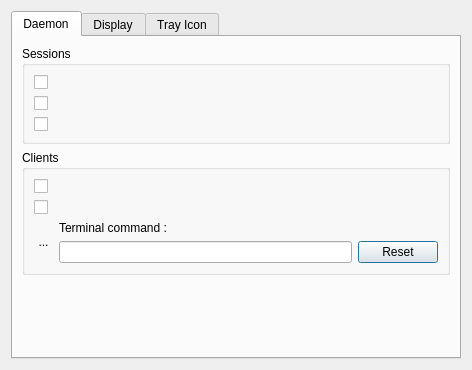
<?xml version="1.0" encoding="UTF-8"?>
<ui version="4.0">
 <class>dialogPreferences</class>
 <widget class="QDialog" name="dialogPreferences">
  <property name="geometry">
   <rect>
    <x>0</x>
    <y>0</y>
    <width>472</width>
    <height>370</height>
   </rect>
  </property>
  <property name="windowTitle">
   <string>Preferences</string>
  </property>
  <layout class="QHBoxLayout" name="horizontalLayout">
   <item>
    <widget class="QTabWidget" name="tabWidget">
     <property name="tabPosition">
      <enum>QTabWidget::North</enum>
     </property>
     <property name="tabShape">
      <enum>QTabWidget::Rounded</enum>
     </property>
     <property name="currentIndex">
      <number>0</number>
     </property>
     <property name="elideMode">
      <enum>Qt::ElideLeft</enum>
     </property>
     <property name="tabBarAutoHide">
      <bool>true</bool>
     </property>
     <widget class="QWidget" name="tabDaemon">
      <attribute name="icon">
       <iconset theme="daemon">
        <normaloff>.</normaloff>.</iconset>
      </attribute>
      <attribute name="title">
       <string>Daemon</string>
      </attribute>
      <layout class="QVBoxLayout" name="verticalLayout">
       <item>
        <widget class="QGroupBox" name="groupBoxSessions">
         <property name="title">
          <string>Sessions</string>
         </property>
         <layout class="QVBoxLayout" name="verticalLayout_6">
          <item>
           <widget class="QCheckBox" name="checkBoxBookmarks">
            <property name="text">
             <string/>
            </property>
           </widget>
          </item>
          <item>
           <widget class="QCheckBox" name="checkBoxAutoSnapshot">
            <property name="text">
             <string/>
            </property>
           </widget>
          </item>
          <item>
           <widget class="QCheckBox" name="checkBoxSessionScripts">
            <property name="text">
             <string/>
            </property>
           </widget>
          </item>
         </layout>
        </widget>
       </item>
       <item>
        <widget class="QGroupBox" name="groupBoxClients">
         <property name="title">
          <string>Clients</string>
         </property>
         <layout class="QVBoxLayout" name="verticalLayout_7">
          <item>
           <widget class="QCheckBox" name="checkBoxDesktopsMemory">
            <property name="text">
             <string/>
            </property>
           </widget>
          </item>
          <item>
           <widget class="QCheckBox" name="checkBoxGuiStates">
            <property name="text">
             <string/>
            </property>
           </widget>
          </item>
          <item>
           <layout class="QGridLayout" name="gridLayout">
            <item row="0" column="1">
             <widget class="QLabel" name="labelTerminalCommand">
              <property name="toolTip">
               <string>&lt;html&gt;&lt;head/&gt;&lt;body&gt;&lt;p&gt;Edit here the command used to run the program in a terminal.&lt;/p&gt;&lt;p&gt;NSM programs can be launched in a terminal modifying the NSM tab of their properties dialog.&lt;/p&gt;&lt;/body&gt;&lt;/html&gt;</string>
              </property>
              <property name="text">
               <string>Terminal command :</string>
              </property>
             </widget>
            </item>
            <item row="1" column="1">
             <widget class="QLineEdit" name="lineEditTerminalCommand"/>
            </item>
            <item row="1" column="2">
             <widget class="QPushButton" name="pushButtonResetTerminal">
              <property name="toolTip">
               <string>&lt;html&gt;&lt;head/&gt;&lt;body&gt;&lt;p&gt;Reset the terminal command to the default value.&lt;/p&gt;&lt;p&gt;The default terminal command depends on your desktop environment and on your installed terminals.&lt;/p&gt;&lt;/body&gt;&lt;/html&gt;</string>
              </property>
              <property name="text">
               <string>Reset</string>
              </property>
              <property name="icon">
               <iconset theme="edit-reset">
                <normaloff>.</normaloff>.</iconset>
              </property>
             </widget>
            </item>
            <item row="0" column="0" rowspan="2">
             <widget class="FakeToolButton" name="toolButtonTerminal">
              <property name="styleSheet">
               <string notr="true">QToolButton{border:none}</string>
              </property>
              <property name="text">
               <string>...</string>
              </property>
              <property name="icon">
               <iconset theme="utilities-terminal">
                <normaloff>.</normaloff>.</iconset>
              </property>
              <property name="iconSize">
               <size>
                <width>24</width>
                <height>24</height>
               </size>
              </property>
             </widget>
            </item>
           </layout>
          </item>
          <item>
           <layout class="QHBoxLayout" name="horizontalLayout_5"/>
          </item>
          <item>
           <layout class="QHBoxLayout" name="horizontalLayout_4"/>
          </item>
         </layout>
        </widget>
       </item>
       <item>
        <spacer name="verticalSpacer">
         <property name="orientation">
          <enum>Qt::Vertical</enum>
         </property>
         <property name="sizeHint" stdset="0">
          <size>
           <width>20</width>
           <height>40</height>
          </size>
         </property>
        </spacer>
       </item>
      </layout>
     </widget>
     <widget class="QWidget" name="tabDisplay">
      <attribute name="icon">
       <iconset theme="preferences-desktop-display">
        <normaloff>.</normaloff>.</iconset>
      </attribute>
      <attribute name="title">
       <string>Display</string>
      </attribute>
      <layout class="QVBoxLayout" name="verticalLayout_2">
       <item>
        <widget class="QCheckBox" name="checkBoxMenuBar">
         <property name="text">
          <string/>
         </property>
        </widget>
       </item>
       <item>
        <widget class="QCheckBox" name="checkBoxMessages">
         <property name="text">
          <string/>
         </property>
        </widget>
       </item>
       <item>
        <widget class="QCheckBox" name="checkBoxJackPatchbay">
         <property name="text">
          <string/>
         </property>
        </widget>
       </item>
       <item>
        <layout class="QHBoxLayout" name="horizontalLayout_2">
         <item>
          <spacer name="horizontalSpacer">
           <property name="orientation">
            <enum>Qt::Horizontal</enum>
           </property>
           <property name="sizeType">
            <enum>QSizePolicy::Maximum</enum>
           </property>
           <property name="sizeHint" stdset="0">
            <size>
             <width>40</width>
             <height>20</height>
            </size>
           </property>
          </spacer>
         </item>
         <item>
          <widget class="QPushButton" name="pushButtonPatchbayPreferences">
           <property name="text">
            <string>Show patchbay preferences</string>
           </property>
           <property name="icon">
            <iconset theme="preferences">
             <normaloff>.</normaloff>.</iconset>
           </property>
          </widget>
         </item>
         <item>
          <spacer name="horizontalSpacer_2">
           <property name="orientation">
            <enum>Qt::Horizontal</enum>
           </property>
           <property name="sizeHint" stdset="0">
            <size>
             <width>40</width>
             <height>20</height>
            </size>
           </property>
          </spacer>
         </item>
        </layout>
       </item>
       <item>
        <widget class="Line" name="line">
         <property name="orientation">
          <enum>Qt::Horizontal</enum>
         </property>
        </widget>
       </item>
       <item>
        <widget class="QCheckBox" name="checkBoxKeepFocus">
         <property name="text">
          <string/>
         </property>
        </widget>
       </item>
       <item>
        <widget class="Line" name="line_2">
         <property name="orientation">
          <enum>Qt::Horizontal</enum>
         </property>
        </widget>
       </item>
       <item>
        <widget class="QCheckBox" name="checkboxStartupDialogs">
         <property name="text">
          <string>Show startup dialog</string>
         </property>
        </widget>
       </item>
       <item>
        <layout class="QHBoxLayout" name="horizontalLayout_3">
         <item>
          <spacer name="horizontalSpacer_3">
           <property name="orientation">
            <enum>Qt::Horizontal</enum>
           </property>
           <property name="sizeType">
            <enum>QSizePolicy::Maximum</enum>
           </property>
           <property name="sizeHint" stdset="0">
            <size>
             <width>40</width>
             <height>20</height>
            </size>
           </property>
          </spacer>
         </item>
         <item>
          <widget class="QPushButton" name="pushButtonReappear">
           <property name="text">
            <string>Make reappear all dialog windows</string>
           </property>
           <property name="icon">
            <iconset theme="dialog-messages">
             <normaloff>.</normaloff>.</iconset>
           </property>
          </widget>
         </item>
         <item>
          <spacer name="horizontalSpacer_4">
           <property name="orientation">
            <enum>Qt::Horizontal</enum>
           </property>
           <property name="sizeHint" stdset="0">
            <size>
             <width>40</width>
             <height>20</height>
            </size>
           </property>
          </spacer>
         </item>
        </layout>
       </item>
       <item>
        <spacer name="verticalSpacer_2">
         <property name="orientation">
          <enum>Qt::Vertical</enum>
         </property>
         <property name="sizeHint" stdset="0">
          <size>
           <width>20</width>
           <height>40</height>
          </size>
         </property>
        </spacer>
       </item>
      </layout>
     </widget>
     <widget class="QWidget" name="tabTrayIcon">
      <attribute name="icon">
       <iconset theme="org.kde.plasma.systemtray">
        <normaloff>.</normaloff>.</iconset>
      </attribute>
      <attribute name="title">
       <string>Tray Icon</string>
      </attribute>
      <layout class="QVBoxLayout" name="verticalLayout_4">
       <item>
        <widget class="QGroupBox" name="groupBoxSystray">
         <property name="title">
          <string>Pro&amp;vide system tray icon</string>
         </property>
         <property name="checkable">
          <bool>true</bool>
         </property>
         <layout class="QVBoxLayout" name="verticalLayout_3">
          <item>
           <widget class="QCheckBox" name="checkBoxOnlySessionRunning">
            <property name="text">
             <string>Only when session is running</string>
            </property>
            <property name="checked">
             <bool>true</bool>
            </property>
           </widget>
          </item>
          <item>
           <widget class="QCheckBox" name="checkBoxReversedMenu">
            <property name="toolTip">
             <string>Enable it if your systray is at bottom of the screen.</string>
            </property>
            <property name="text">
             <string>Reversed menu order</string>
            </property>
           </widget>
          </item>
         </layout>
        </widget>
       </item>
       <item>
        <widget class="QCheckBox" name="checkBoxShutdown">
         <property name="toolTip">
          <string>&lt;html&gt;&lt;head/&gt;&lt;body&gt;&lt;p&gt;Never ask what to do and close GUI process&lt;br/&gt;if you close NexSession while a session is running. &lt;/p&gt;&lt;p&gt;The session will still running and you just have&lt;br/&gt;to restart NexSession to manage it.&lt;/p&gt;&lt;p&gt;This method uses less RAM than&lt;br/&gt;keeping window in system tray.&lt;/p&gt;&lt;/body&gt;&lt;/html&gt;</string>
         </property>
         <property name="text">
          <string>Quit shutdowns the GUI</string>
         </property>
        </widget>
       </item>
       <item>
        <spacer name="verticalSpacer_3">
         <property name="orientation">
          <enum>Qt::Vertical</enum>
         </property>
         <property name="sizeHint" stdset="0">
          <size>
           <width>20</width>
           <height>40</height>
          </size>
         </property>
        </spacer>
       </item>
      </layout>
     </widget>
    </widget>
   </item>
  </layout>
 </widget>
 <customwidgets>
  <customwidget>
   <class>FakeToolButton</class>
   <extends>QToolButton</extends>
   <header>surclassed_widgets</header>
  </customwidget>
 </customwidgets>
 <resources/>
 <connections/>
</ui>
